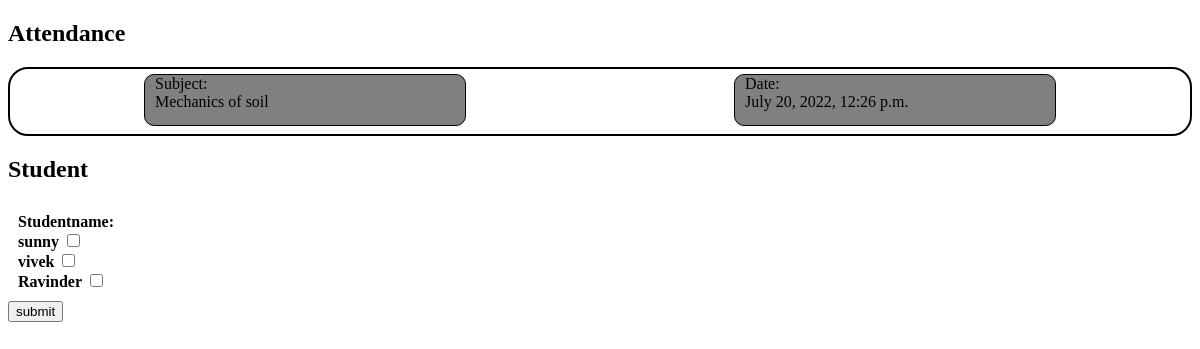
Page /attendance/create_student_attendance/7/ on the committed database.
### Attendance/models.py (models this page shows, shortened)
class Attendance(models.Model):
    subject=models.ForeignKey(Subject, on_delete=models.CASCADE, related_name='subjects')
    date = models.DateTimeField(default=datetime.now, blank=True)

### Student/models.py (models this page shows)
class Subject(models.Model):
    subject_name=models.CharField(max_length=100)
    subject_code=models.IntegerField()
    subject_teacher=models.ForeignKey(Teacher, on_delete=models.CASCADE,related_name='subjectteacher')
    student_class=models.ForeignKey(Class, on_delete=models.CASCADE,related_name='subjectclass')
    def __str__(self):
        return self.subject_name

class Student(models.Model):
    user_type=models.OneToOneField(Customuser, on_delete=models.CASCADE, related_name='student')
    gender_choices = (
        ('Male', 'Male'),
        ('Female', 'Female'),
        ('Other','Other')
    )
    gender = models.CharField(max_length=6, choices=gender_choices)
    role_number=models.IntegerField()
    phone=models.IntegerField()
    blood_group=models.CharField(max_length=20)
    def __str__(self):
        return self.user_type.user.username+ " " + str(self.role_number)

### authenticate/models.py (models this page shows, shortened)
class Customuser(models.Model):
    user = models.OneToOneField(User, on_delete=models.CASCADE, related_name='customuser')
    user_choices = (
        ('Student', 'Student'),
        ('Faculty', 'Faculty'),
    )
    usertype= models.CharField(max_length=7, choices=user_choices)

### Attendance/views.py (the view, shortened to what this page needs)
# urls.py: path('create_student_attendance/<int:id>/',views.create_student_attendance, name='showstudentattendance'),
def create_student_attendance(request, id):
    if request.method=="GET":
        attendance = Attendance.objects.get(id=id)
        students=Student.objects.filter(mapper__student_class=attendance.subject.student_class).distinct()
        print(students)
        return render(request,'Attendance/studentshow.html',{'attendance':attendance, "students":students})

### Attendance/templates/Attendance/studentshow.html (shortened to what this page needs)
<!DOCTYPE html>
<html lang="en">
<head>
</head>
<body>
    <h2>Attendance</h2>
    <div class="main">
        <div class="atend">
            Subject:<br>{{attendance.subject}}
        </div>
        <div class="atend">
            Date:<br>{{attendance.date}}
        </div>
    </div>
    <h2>Student</h1>
    <div style="padding:10px">
        <b>Studentname:&nbsp;</b>
        {% for f in  students %}
        <div class="name">
            <b>{{f.user_type.user.username}}</b>
            <input type="checkbox" class="zing" id="stuid-{{f.id}}" name="present"/>
        </div>
        {% endfor %}
    </div>
    <input type="submit" onclick=submitAttendance() value="submit">
</body>
</html>

### Attendance/templates/Attendance/studentshow.html (style rules this page uses)
.main { display:flex; flex-flow:row wrap; justify-content:space-around; height:65px; width:auto; background: white; border: 2px solid black; border-radius: 20px; }
.atend { padding:0 10px; border: 1px solid black; margin: 5px; height:50px; width:300px; background-color:grey; border-radius:10px; }
.name { align-text:center; }

### rows in the picture
Attendance: subject "Mechanics of soil", date "July 20, 2022, 12:26 p.m."
Student: user_type.user.username "sunny"
Student: user_type.user.username "vivek"
Student: user_type.user.username "Ravinder"
